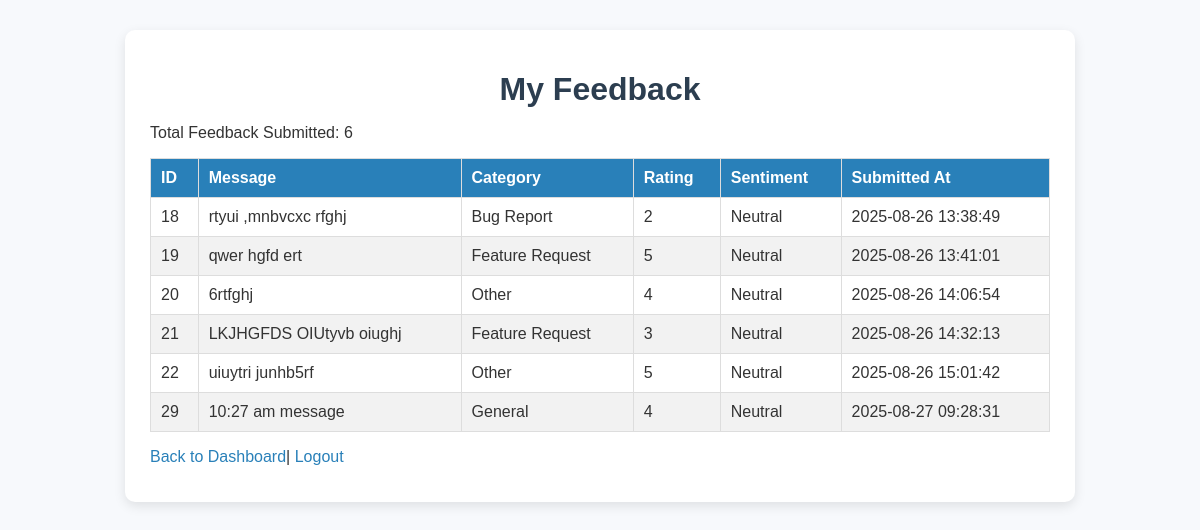
Page /my/feedback (signed in) on the committed database.
### tables this page shows
CREATE TABLE feedback (
                    id INTEGER PRIMARY KEY AUTOINCREMENT,
                    name TEXT NOT NULL,
                    email TEXT NOT NULL,
                    message TEXT NOT NULL,
                    created_at TIMESTAMP DEFAULT CURRENT_TIMESTAMP
                , user_id INTEGER, category TEXT, rating INTEGER, sentiment TEXT);

### app.py (the view)
@app.route("/my/feedback")
@login_required
def my_feedback():
    conn = sqlite3.connect("feedback.db")
    c = conn.cursor()
    c.execute(
        "SELECT id, name, email, message, category, rating, sentiment, created_at FROM feedback WHERE user_id = ? ORDER BY created_at ASC",
        (session["user_id"],)
    )
    entries = c.fetchall()
    conn.close()
    total = len(entries)
    return render_template("my_feedback.html", entries=entries, total=total)

### app.py (called while the page is built)
def login_required(f):
    @wraps(f)
    def decorated_function(*args, **kwargs):
        if "user_id" not in session:
            flash("You must be logged in.")
            return redirect(url_for("login"))
        return f(*args, **kwargs)
    return decorated_function

### templates/my_feedback.html (shortened to what this page needs)
<!DOCTYPE html>
<html lang="en">
<head>
  <link rel="stylesheet" href="{{ url_for('static', filename='style.css') }}">
</head>
<body>
  <div class="container">
    <h1>My Feedback</h1>
    {% if total > 0 %}
            <p>Total Feedback Submitted: {{ total }}</p>
            <table border="1" cellpadding="5" cellspacing="0">
                <thead>
                    <tr>
                        <th>ID</th>
                        <th>Message</th>
                        <th>Category</th>
                        <th>Rating</th>
                        <th>Sentiment</th>
                        <th>Submitted At</th>
                    </tr>
                </thead>
                <tbody>
                    {% for entry in entries %}
                    <tr>
                        <td>{{ entry[0] }}</td>
                        <td>{{ entry[3] }}</td>
                        <td>{{ entry[4] }}</td>
                        <td>{{ entry[5] }}</td>
                        <td>{{ entry[6] }}</td>
                        <td>{{ entry[7] }}</td>
                    </tr>
                    {% endfor %}
                </tbody>
            </table>
        {% else %}
            <p>You have not submitted any feedback yet.</p>
        {% endif %}
        <p>
            <a href="{{ url_for('user_dashboard') }}">Back to Dashboard</a>|
            <a href="{{ url_for('logout') }}">Logout</a>
        </p>
    </div>
</body>
</html>

### static/style.css (style rules this page uses)
body { font-family: Arial, Helvetica, sans-serif; background-color: #f7f9fc; margin: 0; padding: 0; color: #333; }
.container { max-width: 900px; margin: 30px auto; padding: 20px 25px; background-color: #fff; box-shadow: 0 4px 12px rgba(0,0,0,0.1); border-radius: 10px; }
h1, h2, h3 { color: #2c3e50; margin-bottom: 15px; }
h1 { text-align: center; }
a { color: #2980b9; text-decoration: none; }
table { width: 100%; border-collapse: collapse; margin-top: 15px; }
table th, table td { border: 1px solid #ddd; padding: 10px; text-align: left; }
table th { background-color: #2980b9; color: #fff; }
table tr:nth-child(even) { background-color: #f2f2f2; }

### rows in the picture
feedback: id "18", message "rtyui ,mnbvcxc rfghj", category "Bug Report", rating "2", sentiment "Neutral", created_at "2025-08-26 13:38:49"
feedback: id "19", message "qwer hgfd ert", category "Feature Request", rating "5", sentiment "Neutral", created_at "2025-08-26 13:41:01"
feedback: id "20", message "6rtfghj", category "Other", rating "4", sentiment "Neutral", created_at "2025-08-26 14:06:54"
feedback: id "21", message "LKJHGFDS OIUtyvb oiughj", category "Feature Request", rating "3", sentiment "Neutral", created_at "2025-08-26 14:32:13"
feedback: id "22", message "uiuytri junhb5rf", category "Other", rating "5", sentiment "Neutral", created_at "2025-08-26 15:01:42"
feedback: id "29", message "10:27 am message", category "General", rating "4", sentiment "Neutral", created_at "2025-08-27 09:28:31"

### other values in the picture
{{ total }} "6"
